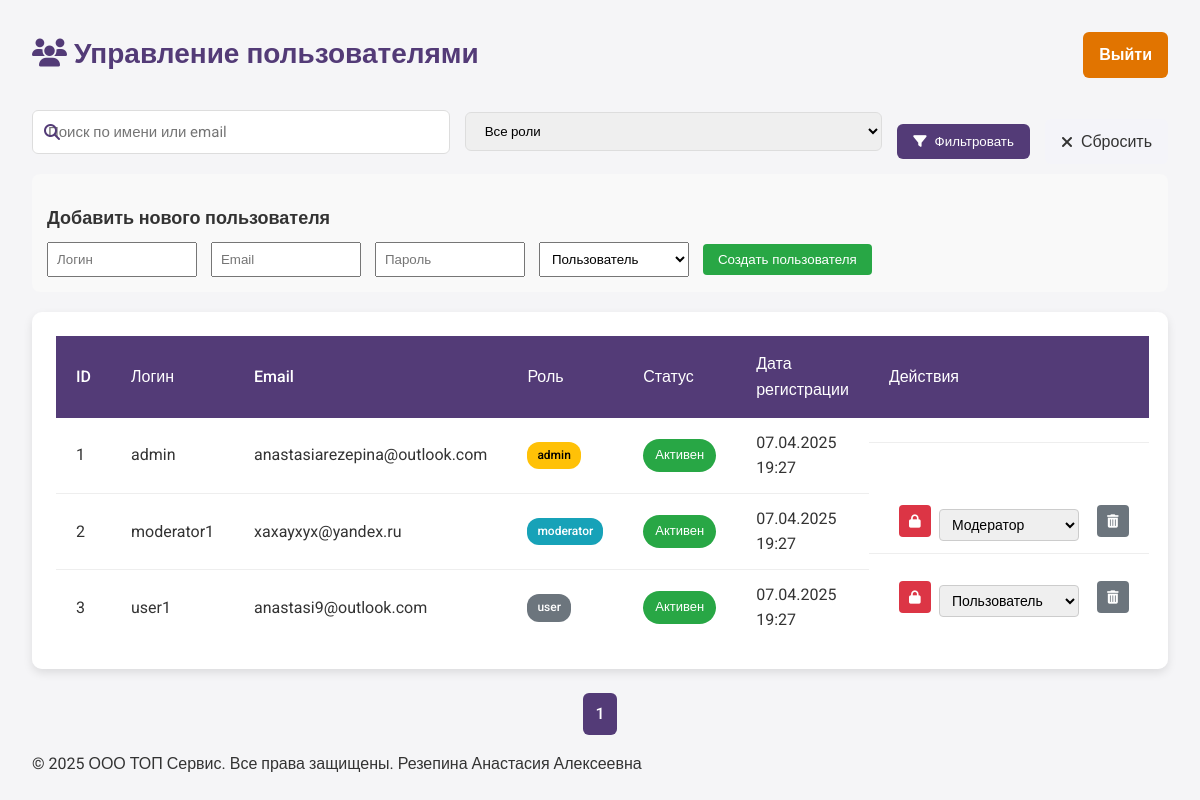
/assets/admin/user_management/list_users.php (signed in), run on an earlier commit of the app's database.
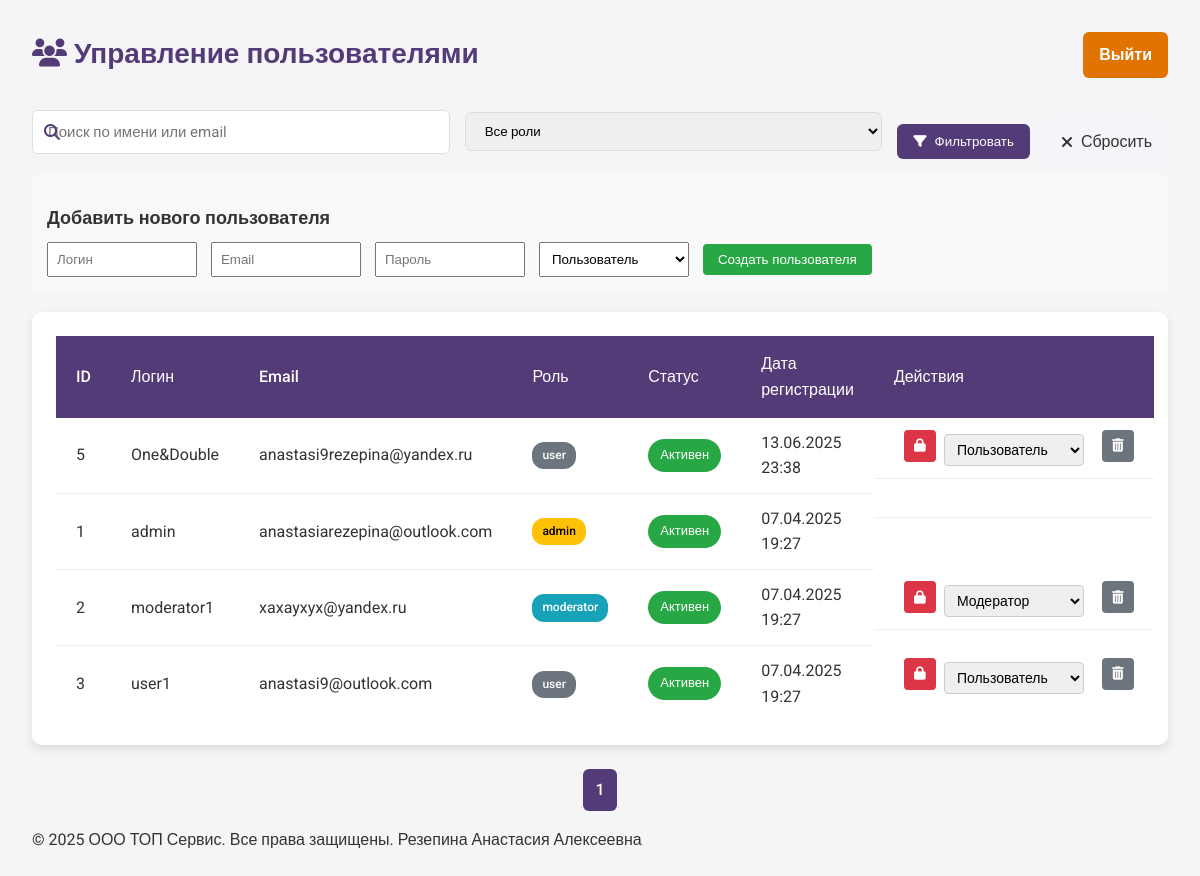
And on a later commit of the database.
### tables this page shows
CREATE TABLE `users` (
  `id` int NOT NULL,
  `username` varchar(50) NOT NULL,
  `password` varchar(255) NOT NULL,
  `email` varchar(100) NOT NULL,
  `role` enum('admin','moderator','user') DEFAULT 'user',
  `created_at` timestamp NULL DEFAULT CURRENT_TIMESTAMP,
  `is_banned` tinyint(1) DEFAULT '0',
  `updated_at` timestamp NULL DEFAULT CURRENT_TIMESTAMP ON UPDATE CURRENT_TIMESTAMP
);

### assets/admin/user_management/list_users.php (the view, shortened to what the changed rows need)
<?php
require_once '../../../includes/db_connect.php';
$page_heading = '<i class="fas fa-users"></i> Управление пользователями';
require_once __DIR__ . '../../includes/admin_header.php';
$conn->set_charset('utf8');
$per_page = 10;
$page = isset($_GET['page']) ? (int)$_GET['page'] : 1;
$offset = ($page - 1) * $per_page;
$count_query = "SELECT COUNT(*) as total FROM users WHERE 1=1";
$count_result = $conn->query($count_query);
$total_users = $count_result->fetch_assoc()['total'];
$query = "SELECT id, username, email, role, is_banned, created_at FROM users WHERE 1=1";
$query .= " ORDER BY created_at DESC LIMIT $per_page OFFSET $offset";
$result = $conn->query($query);
$users = [];
if ($result->num_rows > 0) {
    while ($row = $result->fetch_assoc()) {
        $users[] = $row;
    }
}
?>
<div class="add-user-form">
    <h2>Добавить нового пользователя</h2>
</div>
<div class="table-container">
    <table class="users-table">
        <thead>
            <tr>
                <th>ID</th>
                <th>Логин</th>
                <th>Email</th>
                <th>Роль</th>
                <th>Статус</th>
                <th>Дата регистрации</th>
                <th>Действия</th>
            </tr>
        </thead>
        <tbody>
            <?php foreach ($users as $user): ?>
            <tr>
                <td><?= $user['id'] ?></td>
                <td><?= htmlspecialchars($user['username']) ?></td>
                <td><?= htmlspecialchars($user['email']) ?></td>
                <td>
                    <span class="role-badge role-<?= $user['role'] ?>">
                        <?= $user['role'] ?>
                    </span>
                </td>
                <td>
                    <?php if ($user['is_banned']): ?>
                        <span class="status-badge status-banned">Заблокирован</span>
                    <?php else: ?>
                        <span class="status-badge status-active">Активен</span>
                    <?php endif; ?>
                </td>
                <td><?= date('d.m.Y H:i', strtotime($user['created_at'])) ?></td>
                <td class="actions">
                    <?php if ($user['id'] != $_SESSION['user_id']): ?>
                        <?php if ($user['is_banned']): ?>
                            <form method="post" class="action-form">
                                <input type="hidden" name="user_id" value="<?= $user['id'] ?>">
                                <button type="submit" name="action" value="unban" class="btn-action btn-unban">
                                    <i class="fas fa-unlock"></i>
                                </button>
                            </form>
                        <?php else: ?>
                            <form method="post" class="action-form">
                                <button type="submit" name="action" value="ban" class="btn-action btn-ban">
                                    <i class="fas fa-lock"></i>
                                </button>
                            </form>
                        <?php endif; ?>
                        <form method="post" class="action-form role-change-form">
                            <select name="new_role" onchange="this.form.submit()">
                                <option value="user" <?= $user['role'] === 'user' ? 'selected' : '' ?>>Пользователь</option>
                                <option value="moderator" <?= $user['role'] === 'moderator' ? 'selected' : '' ?>>Модератор</option>
                            </select>
                        </form>
                        <form method="post" class="action-form" onsubmit="return confirm('Вы уверены?')">
                            <button type="submit" name="action" value="delete" class="btn-action btn-delete">
                                <i class="fas fa-trash-alt"></i>
                            </button>
                        </form>
                    <?php endif; ?>
                </td>
            </tr>
            <?php endforeach; ?>
        </tbody>
    </table>
</div>
<div class="pagination">
    <?php
    $total_pages = ceil($total_users / $per_page);
    $query_params = [];
    ?>
    <?php
    for ($i = 1; $i <= $total_pages; $i++):
        $query_params['page'] = $i;
    ?>
        <a href="?<?= http_build_query($query_params) ?>" <?= $i === $page ? 'class="active"' : '' ?>>
            <?= $i ?>
        </a>
    <?php endfor; ?>
</div>

What changed in the data, as far as the page shows it:
added users: id "5", username "One&Double", email "anastasi9rezepina@yandex.ru", role "user", is_banned "Активен", created_at "13.06.2025 23:38", new_role "Пользователь"
